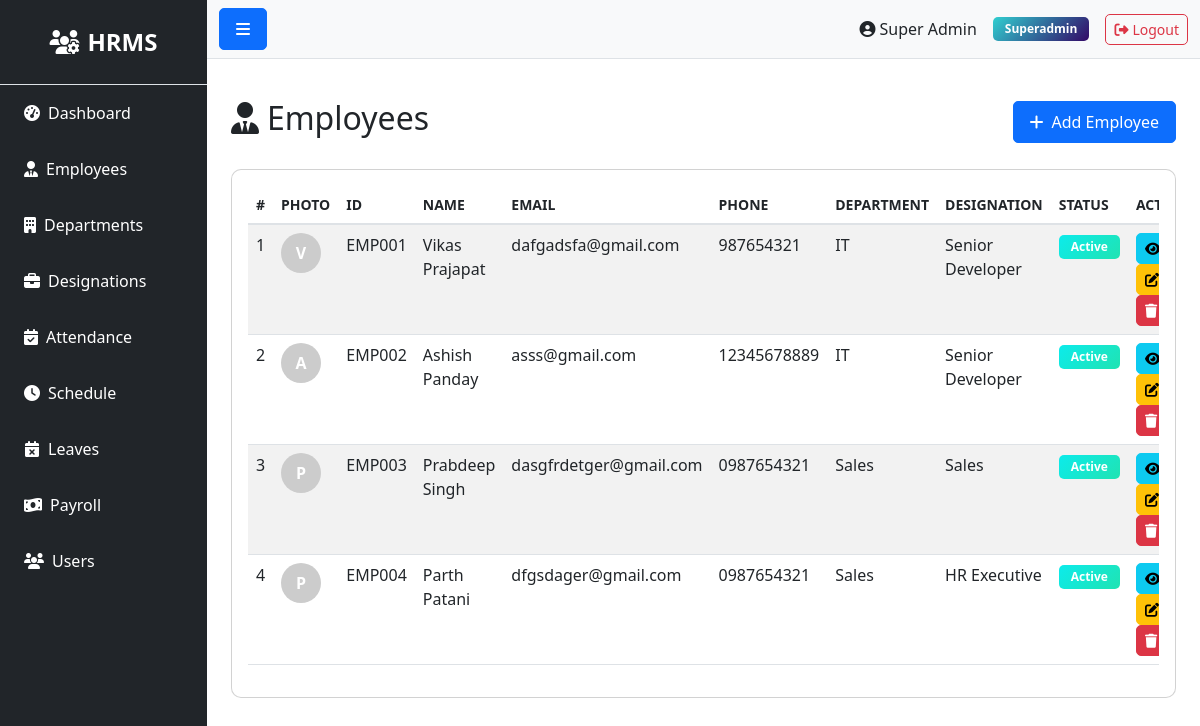
Page /employee/ (signed in) on the committed database.
### models.py (models this page shows, shortened)
class User(UserMixin, db.Model):
    __tablename__ = 'users'
    id = db.Column(db.Integer, primary_key=True)
    role_id = db.Column(db.Integer, db.ForeignKey('roles.id'), nullable=False)
    name = db.Column(db.String(100), nullable=False)
    email = db.Column(db.String(100), unique=True, nullable=False)
    phone = db.Column(db.String(20))
    status = db.Column(db.String(20), default='active')
    password = db.Column(db.String(255), nullable=False)
    remember_token = db.Column(db.String(100))
    email_verified_at = db.Column(db.DateTime)
    created_at = db.Column(db.DateTime, default=datetime.utcnow)
    updated_at = db.Column(db.DateTime, default=datetime.utcnow, onupdate=datetime.utcnow)

class Role(db.Model):
    __tablename__ = 'roles'
    id = db.Column(db.Integer, primary_key=True)
    name = db.Column(db.String(50), unique=True, nullable=False)
    description = db.Column(db.Text)
    created_at = db.Column(db.DateTime, default=datetime.utcnow)
    updated_at = db.Column(db.DateTime, default=datetime.utcnow, onupdate=datetime.utcnow)
    users = db.relationship('User', backref='role', lazy=True)

class Employee(db.Model):
    __tablename__ = 'employees'
    id = db.Column(db.Integer, primary_key=True)
    department_id = db.Column(db.Integer, db.ForeignKey('departments.id'))
    designation_id = db.Column(db.Integer, db.ForeignKey('designations.id'))
    schedule_id = db.Column(db.Integer, db.ForeignKey('schedules.id'))
    firstname = db.Column(db.String(100), nullable=False)
    lastname = db.Column(db.String(100), nullable=False)
    unique_id = db.Column(db.String(50), unique=True)
    email = db.Column(db.String(100), unique=True)
    phone = db.Column(db.String(20))
    address = db.Column(db.Text)
    dob = db.Column(db.Date)
    gender = db.Column(db.String(10))
    religion = db.Column(db.String(50))
    marital = db.Column(db.String(20))
    image = db.Column(db.String(255))  # Store image filename
    status = db.Column(db.String(20), default='active')
    created_at = db.Column(db.DateTime, default=datetime.utcnow)
    updated_at = db.Column(db.DateTime, default=datetime.utcnow, onupdate=datetime.utcnow)
    attendances = db.relationship('Attendance', backref='employee', lazy=True, cascade='all, delete-orphan')
    checks = db.relationship('Check', backref='employee', lazy=True, cascade='all, delete-orphan')
    salary = db.relationship('Salary', backref='employee', uselist=False, cascade='all, delete-orphan')
    leaves = db.relationship('Leave', backref='employee', lazy=True, cascade='all, delete-orphan')
    late_times = db.relationship('LateTime', backref='employee', lazy=True, cascade='all, delete-orphan')
    over_times = db.relationship('OverTime', backref='employee', lazy=True, cascade='all, delete-orphan')
    payrolls = db.relationship('Payroll', backref='employee', lazy=True, cascade='all, delete-orphan')

class Department(db.Model):
    __tablename__ = 'departments'
    id = db.Column(db.Integer, primary_key=True)
    name = db.Column(db.String(100), nullable=False)
    description = db.Column(db.Text)
    created_at = db.Column(db.DateTime, default=datetime.utcnow)
    updated_at = db.Column(db.DateTime, default=datetime.utcnow, onupdate=datetime.utcnow)
    employees = db.relationship('Employee', backref='department', lazy=True)

class Designation(db.Model):
    __tablename__ = 'designations'
    id = db.Column(db.Integer, primary_key=True)
    name = db.Column(db.String(100), nullable=False)
    description = db.Column(db.Text)
    created_at = db.Column(db.DateTime, default=datetime.utcnow)
    updated_at = db.Column(db.DateTime, default=datetime.utcnow, onupdate=datetime.utcnow)
    employees = db.relationship('Employee', backref='designation', lazy=True)

### routes/admin.py (the view)
@bp.route('/employee')
@login_required
def employee_dashboard():
    if current_user.role.name != 'employee':
        flash('Access denied', 'danger')
        return redirect(url_for('auth.login'))
    employee = Employee.query.filter_by(email=current_user.email).first()
    recent_attendance = []
    pending_leaves = 0
    latest_payroll = None
    if employee:
        recent_attendance = (
            Attendance.query
            .filter_by(employee_id=employee.id)
            .order_by(Attendance.date.desc())
            .limit(5)
            .all()
        )
        pending_leaves = Leave.query.filter_by(employee_id=employee.id, status='pending').count()
        latest_payroll = (
            Payroll.query
            .filter_by(employee_id=employee.id)
            .order_by(Payroll.year.desc(), Payroll.month.desc())
            .first()
        )
    return render_template(
        'employee/dashboard.html',
        employee=employee,
        recent_attendance=recent_attendance,
        pending_leaves=pending_leaves,
        latest_payroll=latest_payroll
    )

### app.py (called while the page is built)
@login_manager.user_loader
def load_user(user_id):
    try:
        return db.session.get(User, int(user_id))
    except Exception as e:
        app.logger.error(f'Error loading user {user_id}: {str(e)}')
        return None

@app.context_processor
def inject_user():
    pending_leaves = 0
    try:
        if current_user.is_authenticated and getattr(current_user, 'role', None) and current_user.role.name in ['superadmin', 'admin', 'hr']:
            from models import Leave
            pending_leaves = Leave.query.filter_by(status='pending').count()
    except Exception:
        pending_leaves = 0
    return dict(current_user=current_user, pending_leaves=pending_leaves)

### routes/employee.py (called while the page is built)
@bp.route('/')
@login_required
def index():
    employees = Employee.query.all()
    return render_template('admin/employee/index.html', employees=employees)

### templates/admin/employee/index.html (shortened to what this page needs)
{% extends "base.html" %}
{% block content %}
<div class="d-flex justify-content-between align-items-center mb-4">
    <h2><i class="fas fa-user-tie me-2"></i>Employees</h2>
    <a href="{{ url_for('employee.create') }}" class="btn btn-primary">
        <i class="fas fa-plus me-2"></i>Add Employee
    </a>
</div>
<div class="card">
    <div class="card-body">
        <div class="table-responsive">
            <table class="table table-striped table-hover">
                <thead>
                    <tr>
                        <th>#</th>
                        <th>Photo</th>
                        <th>ID</th>
                        <th>Name</th>
                        <th>Email</th>
                        <th>Phone</th>
                        <th>Department</th>
                        <th>Designation</th>
                        <th>Status</th>
                        <th>Actions</th>
                    </tr>
                </thead>
                <tbody>
                    {% if employees %}
                        {% for employee in employees %}
                        <tr>
                            <td>{{ loop.index }}</td>
                            <td>
                                {% if employee.image %}
                                <img src="{{ url_for('static', filename='uploads/employees/' ~ employee.image) }}" alt="{{ employee.firstname }}" style="width: 40px; height: 40px; border-radius: 50%; object-fit: cover;">
                                {% else %}
                                <div style="width: 40px; height: 40px; border-radius: 50%; background-color: #ccc; display: flex; align-items: center; justify-content: center; color: white; font-weight: bold;">{{ employee.firstname[0] }}</div>
                                {% endif %}
                            </td>
                            <td>{{ employee.unique_id or 'N/A' }}</td>
                            <td>{{ employee.firstname }} {{ employee.lastname }}</td>
                            <td>{{ employee.email or 'N/A' }}</td>
                            <td>{{ employee.phone or 'N/A' }}</td>
                            <td>{{ employee.department.name if employee.department else 'N/A' }}</td>
                            <td>{{ employee.designation.name if employee.designation else 'N/A' }}</td>
                            <td>
                                <span class="badge bg-{{ 'success' if employee.status == 'active' else 'danger' }}">
                                    {{ employee.status|title }}
                                </span>
                            </td>
                            <td>
                                <a href="{{ url_for('employee.show', id=employee.id) }}" class="btn btn-sm btn-info">
                                    <i class="fas fa-eye"></i>
                                </a>
                                <a href="{{ url_for('employee.edit', id=employee.id) }}" class="btn btn-sm btn-warning">
                                    <i class="fas fa-edit"></i>
                                </a>
                                <form method="POST" action="{{ url_for('employee.delete', id=employee.id) }}" style="display:inline;" onsubmit="return confirm('Are you sure?')">
                                    <button type="submit" class="btn btn-sm btn-danger">
                                        <i class="fas fa-trash"></i>
                                    </button>
                                </form>
                            </td>
                        </tr>
                        {% endfor %}
                    {% else %}
                        <tr>
                            <td colspan="9" class="text-center">No employees found</td>
                        </tr>
                    {% endif %}
                </tbody>
            </table>
        </div>
    </div>
</div>
{% endblock %}

### templates/base.html (shortened to what this page needs)
<!DOCTYPE html>
<html lang="en">
<head>
    <link href="https://cdn.jsdelivr.net/npm/bootstrap@5.3.0/dist/css/bootstrap.min.css" rel="stylesheet">
    <link rel="stylesheet" href="https://cdnjs.cloudflare.com/ajax/libs/font-awesome/6.4.0/css/all.min.css">
    <link rel="stylesheet" href="{{ url_for('static', filename='css/style.css') }}">
</head>
<body>
    {% if current_user.is_authenticated %}
    {% set role_name = (current_user.role.name if current_user.role and current_user.role.name else 'employee') %}
    {% set dashboard_map = {
        'superadmin': 'admin.superadmin_dashboard',
        'admin': 'admin.admin_dashboard',
        'hr': 'admin.hr_dashboard',
        'payroll': 'admin.payroll_dashboard',
        'moderator': 'admin.moderator_dashboard',
        'employee': 'admin.employee_dashboard'
    } %}
    {% set dashboard_endpoint = dashboard_map.get(role_name, 'admin.employee_dashboard') %}
    <div class="d-flex" id="wrapper">
        <div class="bg-dark text-white" id="sidebar-wrapper">
            <div class="sidebar-heading text-center py-4 fs-4 fw-bold border-bottom">
                <i class="fas fa-users-cog me-2"></i>HRMS
            </div>
            <div class="list-group list-group-flush">
                <a href="{{ url_for(dashboard_endpoint) }}" class="list-group-item list-group-item-action bg-dark text-white">
                    <i class="fas fa-tachometer-alt me-2"></i>Dashboard
                </a>
                {% if role_name in ['superadmin', 'admin', 'hr'] %}
                <a href="{{ url_for('employee.index') }}" class="list-group-item list-group-item-action bg-dark text-white">
                    <i class="fas fa-user-tie me-2"></i>Employees
                </a>
                <a href="{{ url_for('department.index') }}" class="list-group-item list-group-item-action bg-dark text-white">
                    <i class="fas fa-building me-2"></i>Departments
                </a>
                <a href="{{ url_for('designation.index') }}" class="list-group-item list-group-item-action bg-dark text-white">
                    <i class="fas fa-briefcase me-2"></i>Designations
                </a>
                {% endif %}
                {% if role_name in ['superadmin', 'admin', 'moderator', 'hr'] %}
                <a href="{{ url_for('attendance.index') }}" class="list-group-item list-group-item-action bg-dark text-white">
                    <i class="fas fa-calendar-check me-2"></i>Attendance
                </a>
                <a href="{{ url_for('schedule.index') }}" class="list-group-item list-group-item-action bg-dark text-white">
                    <i class="fas fa-clock me-2"></i>Schedule
                </a>
                {% endif %}
                {% if role_name in ['superadmin', 'admin', 'hr'] %}
                <a href="{{ url_for('leave.index') }}" class="list-group-item list-group-item-action bg-dark text-white">
                    <i class="fas fa-calendar-times me-2"></i>Leaves
                </a>
                {% endif %}
                {% if role_name in ['superadmin', 'admin', 'payroll'] %}
                <a href="{{ url_for('payroll.index') }}" class="list-group-item list-group-item-action bg-dark text-white">
                    <i class="fas fa-money-bill-wave me-2"></i>Payroll
                </a>
                {% endif %}
                {% if role_name in ['superadmin', 'admin'] %}
                <a href="{{ url_for('user.index') }}" class="list-group-item list-group-item-action bg-dark text-white">
                    <i class="fas fa-users me-2"></i>Users
                </a>
                {% endif %}
            </div>
        </div>
        <div id="page-content-wrapper" class="w-100">
            <nav class="navbar navbar-expand-lg navbar-light bg-light border-bottom">
                <div class="container-fluid">
                    <button class="btn btn-primary" id="menu-toggle">
                        <i class="fas fa-bars"></i>
                    </button>
                    <div class="ms-auto d-flex align-items-center">
                        <span class="me-3">
                            <i class="fas fa-user-circle me-1"></i>{{ current_user.name }}
                        </span>
                        <span class="badge bg-info me-3">{{ role_name|title }}</span>
                        <a href="{{ url_for('auth.logout') }}" class="btn btn-outline-danger btn-sm">
                            <i class="fas fa-sign-out-alt me-1"></i>Logout
                        </a>
                    </div>
                </div>
            </nav>
            <div class="container-fluid p-4">
                {% block content %}{% endblock %}
            </div>
        </div>
    </div>
    {% endif %}
</body>
</html>

### static/css/style.css (style rules this page uses)
#wrapper { min-height: 100vh; }
#sidebar-wrapper { min-height: 100vh; width: 250px; transition: margin 0.3s ease-in-out; }
#sidebar-wrapper .sidebar-heading { padding: 0.875rem 1.25rem; font-size: 1.2rem; }
#page-content-wrapper { min-width: 0; width: 100%; }
.list-group-item { border: none; padding: 1rem 1.5rem; }
.card { transition: transform 0.2s; border-radius: 10px; }
.table { background-color: white; }
.table thead th { border-bottom: 2px solid #dee2e6; font-weight: 600; text-transform: uppercase; font-size: 0.875rem; }
.btn { border-radius: 5px; padding: 0.5rem 1rem; }
.btn-sm { padding: 0.25rem 0.5rem; }
.badge { padding: 0.5em 1em; border-radius: 5px; }
.bg-success { background: linear-gradient(135deg, #0cebeb 0%, #20e3b2 100%) !important; }
.bg-info { background: linear-gradient(135deg, #30cfd0 0%, #330867 100%) !important; }

### rows in the picture
User: name "Super Admin"
Role: name "Superadmin"
Employee: firstname "V", unique "EMP001", firstname "Vikas", lastname "Prajapat", email "dafgadsfa@gmail.com", phone "987654321", department "IT", designation "Senior Developer", status "Active"
Employee: firstname "A", unique "EMP002", firstname "Ashish", lastname "Panday", email "asss@gmail.com", phone "12345678889", department "IT", designation "Senior Developer", status "Active"
Employee: firstname "P", unique "EMP003", firstname "Prabdeep", lastname "Singh", email "dasgfrdetger@gmail.com", phone "0987654321", department "Sales", designation "Sales", status "Active"
Employee: firstname "P", unique "EMP004", firstname "Parth", lastname "Patani", email "dfgsdager@gmail.com", phone "0987654321", department "Sales", designation "HR Executive", status "Active"
